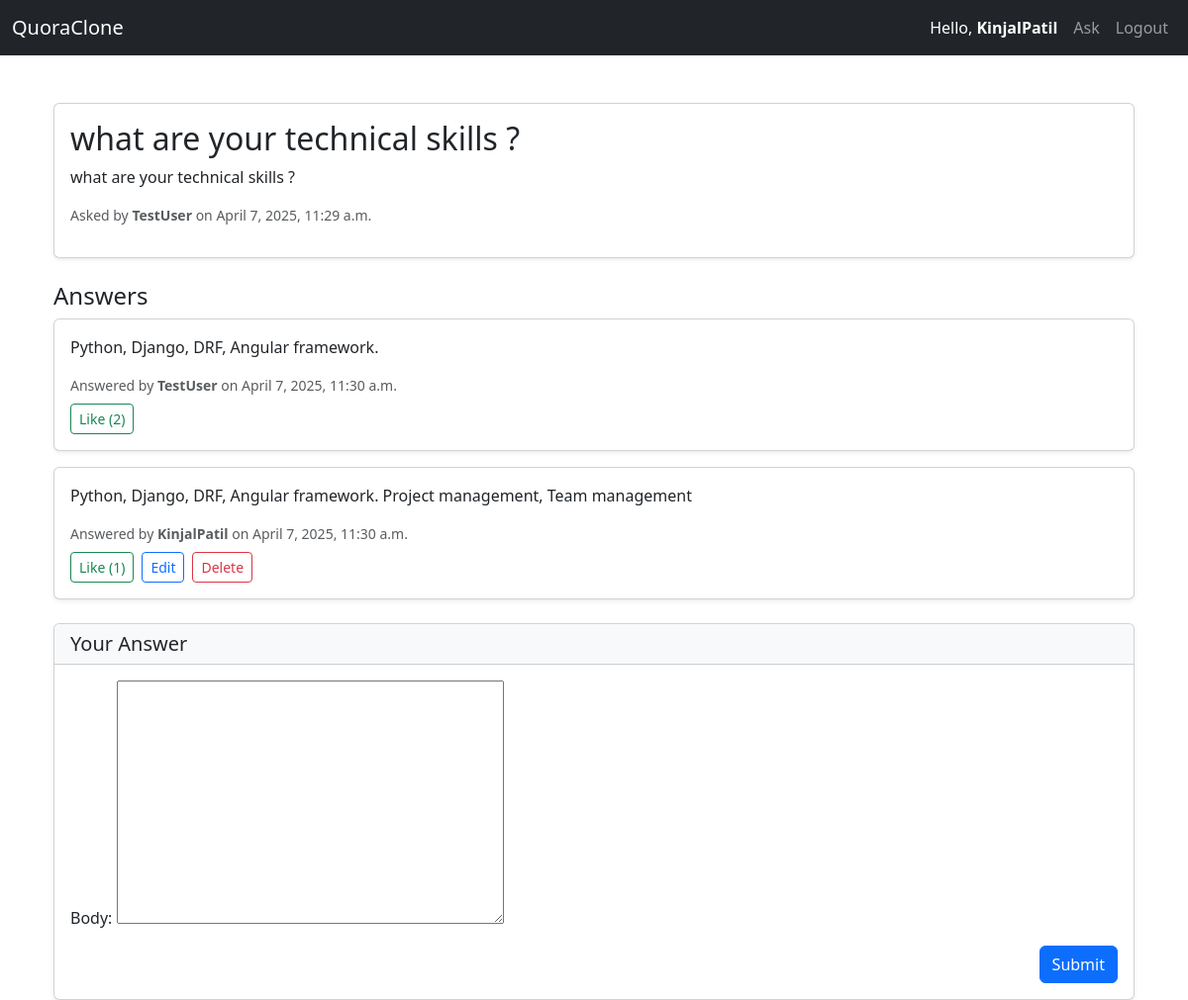
Page /question/4/ (signed in) on the committed database.
### core/models.py (models this page shows, shortened)
class Question(models.Model):
    title = models.CharField(max_length=255)
    body = models.TextField()
    user = models.ForeignKey(User, on_delete=models.CASCADE)
    created_at = models.DateTimeField(auto_now_add=True)

class Answer(models.Model):
    question = models.ForeignKey(Question, on_delete=models.CASCADE)
    body = models.TextField()
    user = models.ForeignKey(User, on_delete=models.CASCADE)
    created_at = models.DateTimeField(auto_now_add=True)

### core/views.py (the view, shortened to what this page needs)
# urls.py: path('question/<int:pk>/', QuestionDetailView.as_view(), name='question_detail'),
class QuestionDetailView(LoginRequiredMixin, DetailView):
    model = Question
    template_name = 'question_detail.html'
    login_url = '/accounts/login/'
    def get_context_data(self, **kwargs):
        context = super().get_context_data(**kwargs)
        context['answers'] = Answer.objects.filter(question=self.object)
        context['form'] = AnswerForm()
        return context

### core/forms.py
class AnswerForm(forms.ModelForm):
    class Meta:
        model = Answer
        fields = ['body']

### core/templates/question_detail.html (shortened to what this page needs)
{% extends 'base.html' %}
{% block content %}
<div class="container mt-5">
  <div class="card mb-4 shadow-sm">
    <div class="card-body">
      <h2 class="card-title">{{ question.title }}</h2>
      <p class="card-text">{{ question.body }}</p>
      <p class="text-muted small">
        Asked by <strong>{{ question.user.username }}</strong> on {{ question.created_at|date:"F j, Y, g:i a" }}
      </p>
    </div>
  </div>
  <div class="mb-4">
    <h4>Answers</h4>
    {% for answer in answers %}
    <div class="card mb-3 shadow-sm">
      <div class="card-body">
        <p class="card-text">{{ answer.body }}</p>
        <p class="text-muted small mb-2">
          Answered by <strong>{{ answer.user.username }}</strong> on {{ answer.created_at|date:"F j, Y, g:i a" }}
        </p>
        <div class="d-flex align-items-center">
          <form method="post" action="{% url 'like_answer' answer.pk %}" class="me-2">
            <button class="btn btn-sm btn-outline-success">Like ({{ answer.like_set.count }})</button>
          </form>
          {% if request.user == answer.user %}
          <a href="{% url 'edit_answer' answer.pk %}" class="btn btn-sm btn-outline-primary me-2">Edit</a>
          <a href="{% url 'delete_answer' answer.pk %}" class="btn btn-sm btn-outline-danger">Delete</a>
          {% endif %}
        </div>
      </div>
    </div>
    {% empty %}
    <p class="text-muted">No answers yet. Be the first to contribute!</p>
    {% endfor %}
  </div>
  <div class="card shadow-sm">
    <div class="card-header bg-light">
      <h5 class="mb-0">Your Answer</h5>
    </div>
    <div class="card-body">
      <form method="post">
        {{ form.as_p }}
        <div class="text-end">
          <button class="btn btn-primary" type="submit">Submit</button>
        </div>
      </form>
    </div>
  </div>
</div>
{% endblock %}

### core/templates/base.html (shortened to what this page needs)
<!DOCTYPE html>
<html lang="en">
<head>
    <link href="https://cdn.jsdelivr.net/npm/bootstrap@5.3.0/dist/css/bootstrap.min.css" rel="stylesheet">
</head>
<body>
<nav class="navbar navbar-expand-lg navbar-dark bg-dark mb-4">
  <div class="container-fluid">
    <a class="navbar-brand" href="/">QuoraClone</a>
    <div class="collapse navbar-collapse" id="navbarNav">
      <ul class="navbar-nav ms-auto align-items-center">
        {% if user.is_authenticated %}
        <li class="nav-item me-2">
          <span class="navbar-text text-white">
            Hello, <strong>{{ user.username }}</strong>
          </span>
        </li>
        <li class="nav-item"><a class="nav-link" href="/ask/">Ask</a></li>
        <li class="nav-item"><a class="nav-link" href="/accounts/logout/">Logout</a></li>
        {% else %}
        <li class="nav-item"><a class="nav-link" href="/accounts/login/">Login</a></li>
        <li class="nav-item"><a class="nav-link" href="/accounts/signup/">Register</a></li>
        {% endif %}
      </ul>
    </div>
  </div>
</nav>
<div class="container">
    {% block content %}{% endblock %}
</div>
</body>
</html>

### rows in the picture
Question: title "what are your technical skills ?", body "what are your technical skills ?", user.username "TestUser", created_at "April 7, 2025, 11:29 a.m."
Answer: body "Python, Django, DRF, Angular framework.", user.username "TestUser", created_at "April 7, 2025, 11:30 a.m.", like_set.count "2"
Answer: body "Python, Django, DRF, Angular framework. Project management, Team management", user.username "KinjalPatil", created_at "April 7, 2025, 11:30 a.m.", like_set.count "1", shows "Edit"

### other values in the picture
{{ user.username }} "KinjalPatil"
